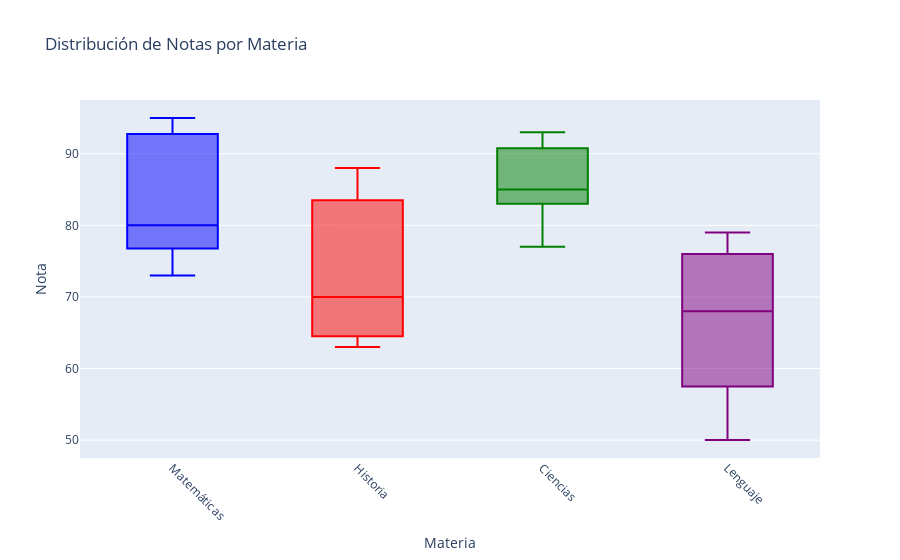

The notebook cell this image was saved under:
### Code cell
# Definir el orden deseado de las materias
orden_materias = ['Matemáticas', 'Historia', 'Ciencias', 'Lenguaje']

colores_personalizados = {
    'Matemáticas': 'blue',
    'Historia': 'red',
    'Ciencias': 'green',
    'Lenguaje': 'purple'
}
# Ordenar el DataFrame según el orden de las materias
df['materia'] = pd.Categorical(df['materia'], categories=orden_materias, ordered=True)
df = df.sort_values('materia')

# Crear un boxplot con Plotly Express
fig = px.box(df, x='materia', y='nota', color='materia',
             title='Distribución de Notas por Materia', category_orders={'materia': orden_materias},
             color_discrete_map=colores_personalizados)

# Personalizar el gráfico
fig.update_xaxes(title_text='Materia', tickangle=45)
fig.update_yaxes(title_text='Nota')
fig.update_layout(showlegend=False)

# Mostrar el gráfico
fig.show()

### Figure 1 — Plotly figure (JSON) as saved in the notebook; plotly's stock layout.template omitted (floating-point values rounded to 4 significant figures)
{"data": [{"alignmentgroup": "True", "hovertemplate": "materia=%{x}<br>nota=%{y}<extra></extra>", "legendgroup": "Matemáticas", "marker": {"color": "blue"}, "name": "Matemáticas", "notched": false, "offsetgroup": "Matemáticas", "orientation": "v", "showlegend": true, "type": "box", "x": ["Matemáticas", "Matemáticas", "Matemáticas", "Matemáticas", "Matemáticas"], "x0": " ", "xaxis": "x", "y": [80, 92, 95, 73, 78], "y0": " ", "yaxis": "y"}, {"alignmentgroup": "True", "hovertemplate": "materia=%{x}<br>nota=%{y}<extra></extra>", "legendgroup": "Historia", "marker": {"color": "red"}, "name": "Historia", "notched": false, "offsetgroup": "Historia", "orientation": "v", "showlegend": true, "type": "box", "x": ["Historia", "Historia", "Historia", "Historia", "Historia"], "x0": " ", "xaxis": "x", "y": [63, 88, 82, 70, 65], "y0": " ", "yaxis": "y"}, {"alignmentgroup": "True", "hovertemplate": "materia=%{x}<br>nota=%{y}<extra></extra>", "legendgroup": "Ciencias", "marker": {"color": "green"}, "name": "Ciencias", "notched": false, "offsetgroup": "Ciencias", "orientation": "v", "showlegend": true, "type": "box", "x": ["Ciencias", "Ciencias", "Ciencias", "Ciencias", "Ciencias"], "x0": " ", "xaxis": "x", "y": [85, 85, 93, 77, 90], "y0": " ", "yaxis": "y"}, {"alignmentgroup": "True", "hovertemplate": "materia=%{x}<br>nota=%{y}<extra></extra>", "legendgroup": "Lenguaje", "marker": {"color": "purple"}, "name": "Lenguaje", "notched": false, "offsetgroup": "Lenguaje", "orientation": "v", "showlegend": true, "type": "box", "x": ["Lenguaje", "Lenguaje", "Lenguaje", "Lenguaje", "Lenguaje"], "x0": " ", "xaxis": "x", "y": [68, 75, 50, 60, 79], "y0": " ", "yaxis": "y"}], "layout": {"boxmode": "overlay", "legend": {"title": {"text": "materia"}, "tracegroupgap": 0}, "showlegend": false, "title": {"text": "Distribución de Notas por Materia"}, "xaxis": {"anchor": "y", "categoryarray": ["Matemáticas", "Historia", "Ciencias", "Lenguaje"], "categoryorder": "array", "domain": [0, 1], "tickangle": 45, "title": {"text": "Materia"}}, "yaxis": {"anchor": "x", "domain": [0, 1], "title": {"text": "Nota"}}}}
